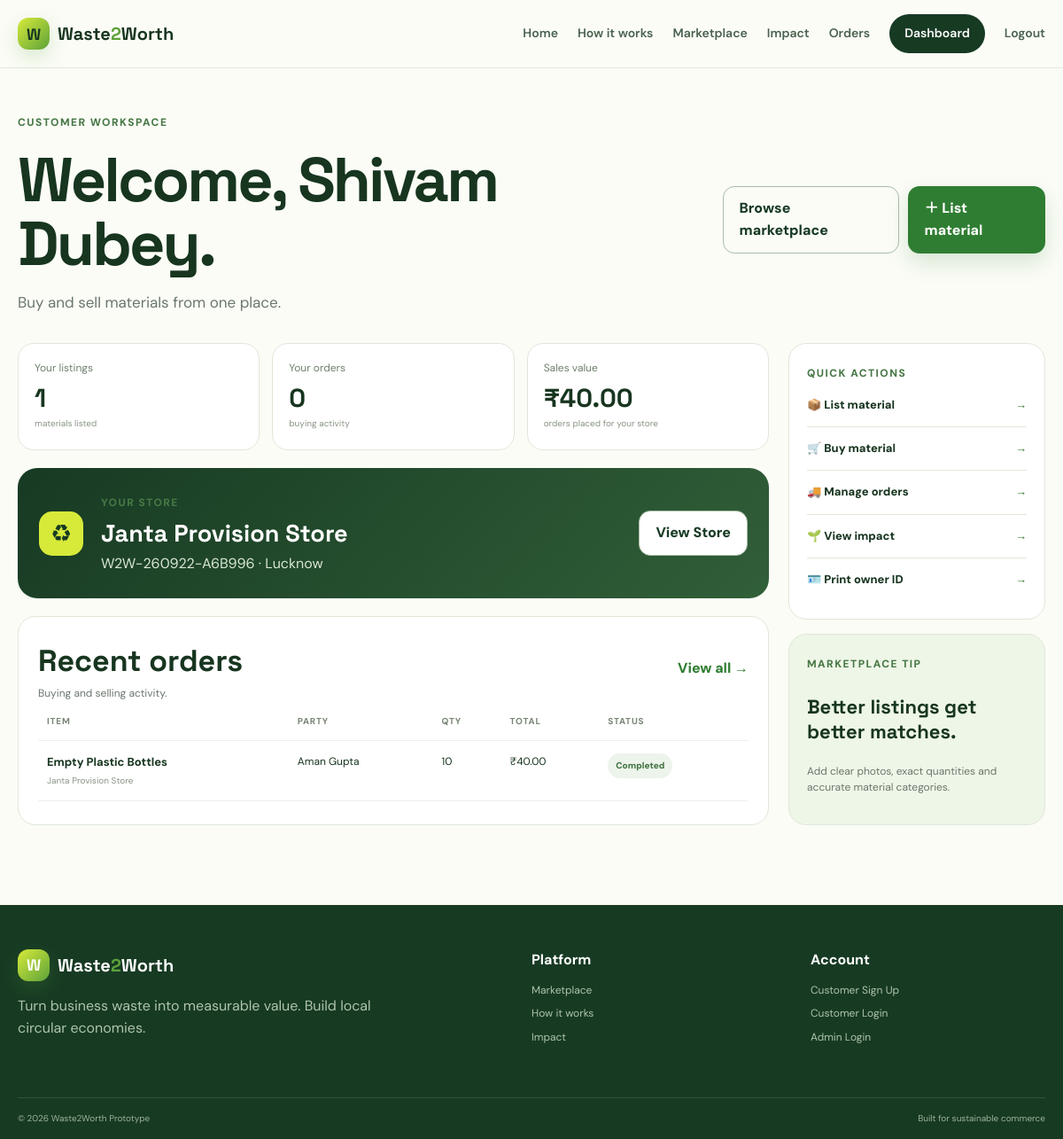
/dashboard (signed in), run on the app's committed database.
### tables this page shows
CREATE TABLE users (
            id INTEGER PRIMARY KEY AUTOINCREMENT,
            email TEXT UNIQUE NOT NULL,
            password_hash TEXT NOT NULL,
            name TEXT NOT NULL,
            phone TEXT,
            role TEXT NOT NULL CHECK(role IN ('customer','admin')) DEFAULT 'customer',
            is_blacklisted INTEGER NOT NULL DEFAULT 0,
            blacklist_reason TEXT,
            created_at TEXT NOT NULL
        );

CREATE TABLE stores (
            id INTEGER PRIMARY KEY AUTOINCREMENT,
            user_id INTEGER UNIQUE NOT NULL,
            store_id TEXT UNIQUE NOT NULL,
            store_name TEXT NOT NULL,
            store_type TEXT NOT NULL,
            gst_id TEXT NOT NULL,
            license_no TEXT NOT NULL,
            address TEXT NOT NULL,
            city TEXT NOT NULL,
            pincode TEXT NOT NULL,
            owner_name TEXT NOT NULL,
            phone TEXT NOT NULL,
            created_at TEXT NOT NULL,
            FOREIGN KEY(user_id) REFERENCES users(id) ON DELETE CASCADE
        );

CREATE TABLE orders (
            id INTEGER PRIMARY KEY AUTOINCREMENT,
            listing_id INTEGER NOT NULL,
            buyer_id INTEGER NOT NULL,
            seller_store_id INTEGER NOT NULL,
            quantity REAL NOT NULL CHECK(quantity > 0),
            total_price REAL NOT NULL CHECK(total_price >= 0),
            status TEXT NOT NULL DEFAULT 'placed',
            created_at TEXT NOT NULL,
            FOREIGN KEY(listing_id) REFERENCES listings(id),
            FOREIGN KEY(buyer_id) REFERENCES users(id),
            FOREIGN KEY(seller_store_id) REFERENCES stores(id)
        );

CREATE TABLE listings (
            id INTEGER PRIMARY KEY AUTOINCREMENT,
            store_id INTEGER NOT NULL,
            item_name TEXT NOT NULL,
            category TEXT NOT NULL,
            about_item TEXT NOT NULL,
            quantity REAL NOT NULL CHECK(quantity > 0),
            unit TEXT NOT NULL,
            price REAL NOT NULL CHECK(price >= 0),
            image_filename TEXT,
            status TEXT NOT NULL DEFAULT 'active',
            created_at TEXT NOT NULL,
            updated_at TEXT NOT NULL,
            FOREIGN KEY(store_id) REFERENCES stores(id) ON DELETE CASCADE
        );

### app.py (the view)
@app.route("/dashboard")
@customer_required
def customer_dashboard():
    user = current_user()
    store = query_db("SELECT * FROM stores WHERE user_id=?", (user["id"],), one=True)
    stats = {
        "listings": query_db("SELECT COUNT(*) c FROM listings l JOIN stores s ON s.id=l.store_id WHERE s.user_id=?", (user["id"],), one=True)["c"],
        "orders": query_db("SELECT COUNT(*) c FROM orders WHERE buyer_id=?", (user["id"],), one=True)["c"],
        "sales": query_db(
            "SELECT COALESCE(SUM(o.total_price),0) t FROM orders o JOIN stores s ON s.id=o.seller_store_id WHERE s.user_id=?",
            (user["id"],), one=True
        )["t"],
    }
    recent_listings = []
    recent_orders = []
    if store:
        recent_listings = query_db("SELECT * FROM listings WHERE store_id=? ORDER BY created_at DESC LIMIT 5", (store["id"],))
    recent_orders = query_db(
        """
        SELECT o.*, l.item_name, s.store_name, u.name buyer_name
        FROM orders o JOIN listings l ON l.id=o.listing_id
        JOIN stores s ON s.id=o.seller_store_id JOIN users u ON u.id=o.buyer_id
        WHERE o.buyer_id=? OR s.user_id=? ORDER BY o.created_at DESC LIMIT 8
        """,
        (user["id"], user["id"]),
    )
    return render_template("customer_dashboard.html", stats=stats, store=store, recent_listings=recent_listings, recent_orders=recent_orders)

### app.py (called while the page is built)
def get_db() -> sqlite3.Connection:
    if "db" not in g:
        db = sqlite3.connect(app.config["DATABASE"])
        db.row_factory = sqlite3.Row
        db.execute("PRAGMA foreign_keys = ON")
        g.db = db
    return g.db

def query_db(query: str, args=(), one: bool = False):
    cur = get_db().execute(query, args)
    rows = cur.fetchall()
    cur.close()
    if one:
        return rows[0] if rows else None
    return rows

def current_user():
    if "user_id" not in session:
        return None
    user = query_db("SELECT * FROM users WHERE id = ?", (session["user_id"],), one=True)
    return user

def customer_required(fn):
    @wraps(fn)
    def wrapper(*args, **kwargs):
        user = current_user()
        if not user or user["role"] != "customer":
            flash("Please log in as a customer to continue.", "warning")
            return redirect(url_for("customer_login", next=request.path))
        if user["is_blacklisted"]:
            session.clear()
            flash("This account has been blacklisted. Contact the administrator for review.", "danger")
            return redirect(url_for("customer_login"))
        return fn(*args, **kwargs)
    return wrapper

def money(v: float) -> str:
    return f"₹{v:,.2f}"

@app.template_filter("money")
def money_filter(value):
    try:
        return money(float(value))
    except Exception:
        return "₹0.00"

@app.context_processor
def inject_globals():
    user = current_user()
    store = None
    if user and user["role"] == "customer":
        store = query_db("SELECT * FROM stores WHERE user_id = ?", (user["id"],), one=True)
    return {
        "current_user": user,
        "current_store": store,
        "categories": ["cardboard", "paper", "plastic", "glass", "metal", "textile", "organic", "e-waste", "other"],
        "material_factors": MATERIAL_FACTORS,
    }

### templates/customer_dashboard.html (shortened to what this page needs)
{% extends 'base.html' %}
{% block content %}
<section class="page-head"><div class="container page-head-row"><div><span class="eyebrow">Customer workspace</span><h1>Welcome, {{ current_user['name'] }}.</h1><p>Buy and sell materials from one place.</p></div><div class="head-actions"><a class="btn btn-outline" href="{{ url_for('buy') }}">Browse marketplace</a><a class="btn btn-primary" href="{{ url_for('sell') }}">＋ List material</a></div></div></section>
<section class="container dashboard-grid">
  <div class="dashboard-main">
    <div class="metric-grid three"><div class="metric"><span>Your listings</span><strong>{{ stats.listings }}</strong><small>materials listed</small></div><div class="metric"><span>Your orders</span><strong>{{ stats.orders }}</strong><small>buying activity</small></div><div class="metric"><span>Sales value</span><strong>{{ stats.sales|money }}</strong><small>orders placed for your store</small></div></div>
    {% if not store %}<div class="onboard-banner"><div><span class="eyebrow">Step 1</span><h2>Create your Store ID</h2><p>Unlock selling, your owner identity card and a public business profile.</p></div><a class="btn btn-primary" href="{{ url_for('create_store') }}">Create Store ID →</a></div>{% else %}
      <div class="store-banner"><div class="store-badge">♻</div><div><span class="eyebrow">Your store</span><h2>{{ store.store_name }}</h2><p>{{ store.store_id }} · {{ store.city }}</p></div><a class="btn btn-outline" href="{{ url_for('store_profile') }}">View Store</a></div>
    {% endif %}
    <div class="panel"><div class="panel-head"><div><h2>Recent orders</h2><p>Buying and selling activity.</p></div><a href="{{ url_for('orders') }}" class="text-link">View all →</a></div>
      {% if recent_orders %}<div class="table-wrap"><table><thead><tr><th>Item</th><th>Party</th><th>Qty</th><th>Total</th><th>Status</th></tr></thead><tbody>{% for o in recent_orders %}<tr><td><strong>{{ o.item_name }}</strong><small>{{ o.store_name }}</small></td><td>{{ o.seller_name if o.buyer_name == current_user['name'] else o.buyer_name }}</td><td>{{ '%g'|format(o.quantity) }} {{ o['unit'] }}</td><td>{{ o.total_price|money }}</td><td><span class="status {{ o.status }}">{{ o.status|title }}</span></td></tr>{% endfor %}</tbody></table></div>{% else %}<div class="empty-inline">No orders yet. <a href="{{ url_for('buy') }}">Explore the marketplace.</a></div>{% endif %}
    </div>
  </div>
  <aside class="dashboard-side"><div class="quick-card"><span class="eyebrow">Quick actions</span><a href="{{ url_for('sell') }}">📦 List material <b>→</b></a><a href="{{ url_for('buy') }}">🛒 Buy material <b>→</b></a><a href="{{ url_for('orders') }}">🚚 Manage orders <b>→</b></a><a href="{{ url_for('impact') }}">🌱 View impact <b>→</b></a>{% if store %}<a href="{{ url_for('store_id_card') }}">🪪 Print owner ID <b>→</b></a>{% endif %}</div><div class="tips-card"><span class="eyebrow">Marketplace tip</span><h3>Better listings get better matches.</h3><p>Add clear photos, exact quantities and accurate material categories.</p></div></aside>
</section>
{% endblock %}

### static/css/style.css (style rules this page uses)
:root { --ink:#17351f;--muted:#6b776e;--paper:#fbfcf6;--card:#fff;--line:#dfe8d9;--leaf:#2f7d32;--leaf2:#5da33a;--lime:#d7ea39;--yellow:#f2df55;--deep:#173a23;--danger:#bd3b2f;--shadow:0 18px 50px rgba(27,64,35,.10);--radius:22px }
* { box-sizing:border-box }
html { scroll-behavior:smooth }
body { margin:0;background:var(--paper);color:var(--ink);font-family:"DM Sans",sans-serif;line-height:1.55 }
a { color:inherit;text-decoration:none }
.container { width:min(1160px,calc(100% - 36px));margin:0 auto }
.eyebrow { display:inline-flex;align-items:center;gap:8px;color:#477846;font-size:12px;font-weight:800;letter-spacing:.12em;text-transform:uppercase }
.hero h1,.page-hero h1,.page-head h1,.auth-side h1,.detail-content h1,.admin-head h1 { font:700 clamp(40px,6vw,70px)/1.03 "Space Grotesk",sans-serif;letter-spacing:-.04em;margin:17px 0 }
.btn { display:inline-flex;align-items:center;justify-content:center;border:1px solid transparent;border-radius:13px;padding:12px 18px;font-weight:800;transition:.2s transform,.2s box-shadow,.2s background }
.btn-primary { background:var(--leaf);color:#fff;box-shadow:0 10px 25px rgba(47,125,50,.18) }
.btn-outline { background:transparent;border-color:#a9bda8;color:var(--deep) }
.section-head,.page-head-row,.panel-head { display:flex;align-items:center;justify-content:space-between;gap:20px }
.section-head h2,.feature-grid h2,.panel-head h2,.impact-hero h2 { font:700 34px "Space Grotesk";margin:6px 0 }
.text-link { font-weight:800;color:var(--leaf) }
.page-hero p,.page-head p,.admin-head p { max-width:720px;color:var(--muted);font-size:17px }
.page-head,.admin-head { padding:48px 0 16px }
.head-actions { display:flex;gap:10px }
.dashboard-grid { display:grid;grid-template-columns:1fr 290px;gap:22px;padding-bottom:60px }
.dashboard-main { display:grid;gap:20px }
.metric-grid { display:grid;gap:14px }
.metric-grid.three { grid-template-columns:repeat(3,1fr) }
.metric { background:#fff;border:1px solid var(--line);border-radius:18px;padding:18px;display:block }
.metric span { display:block;color:#70806e;font-size:12px }
.metric strong { display:block;font:700 29px "Space Grotesk";margin-top:5px }
.metric small { display:block;color:#8a9587;font-size:10px;margin-top:3px }
.onboard-banner,.store-banner { background:linear-gradient(135deg,#173a23,#315f38);border-radius:22px;color:#fff;padding:24px;display:flex;align-items:center;justify-content:space-between;gap:20px }
.onboard-banner h2,.store-banner h2 { margin:5px 0;font:700 27px "Space Grotesk" }
.onboard-banner p,.store-banner p { margin:0;color:#d9e7d5 }
.store-badge { width:50px;height:50px;border-radius:15px;background:var(--lime);color:var(--deep);display:grid;place-items:center;font-size:27px }
.store-banner { justify-content:flex-start }
.store-banner .btn { margin-left:auto;background:#fff;color:var(--deep) }
.panel { background:#fff;border:1px solid var(--line);border-radius:20px;padding:22px }
.panel-head p { margin:4px 0 0;color:var(--muted);font-size:12px }
.table-wrap { overflow-x:auto }
table { width:100%;border-collapse:collapse;min-width:700px }
th,td { text-align:left;padding:14px 10px;border-bottom:1px solid #edf1ea;font-size:12px;vertical-align:top }
th { color:#778473;text-transform:uppercase;letter-spacing:.08em;font-size:10px }
td strong { display:block;font-size:13px }
td small { display:block;color:#8a9486;margin-top:3px }
.status { display:inline-flex;border-radius:999px;padding:6px 9px;background:#edf4eb;color:#3e713f;font-weight:800;font-size:10px;text-transform:capitalize }
.quick-card,.tips-card { background:#fff;border:1px solid var(--line);border-radius:20px;padding:20px }
.quick-card>a { display:flex;justify-content:space-between;padding:14px 0;border-bottom:1px solid var(--line);font-weight:800;font-size:13px }
.quick-card>a:last-child { border-bottom:0 }
.quick-card b { color:var(--leaf) }
.tips-card { margin-top:16px;background:#eef6e7 }
.tips-card h3 { font:700 22px "Space Grotesk" }
.tips-card p { font-size:12px;color:var(--muted) }

### data on the page
users: name "Shivam Dubey"
stores: store_name "Janta Provision Store", store_id "W2W-260922-A6B996", city "Lucknow"
orders: item_name "Empty Plastic Bottles", store_name "Janta Provision Store", name "Aman Gupta", quantity "10", total_price "₹40.00", status "Completed"

### other printed values
{{ stats.listings }} "1"
{{ stats.orders }} "0"
{{ stats.sales|money }} "₹40.00"
